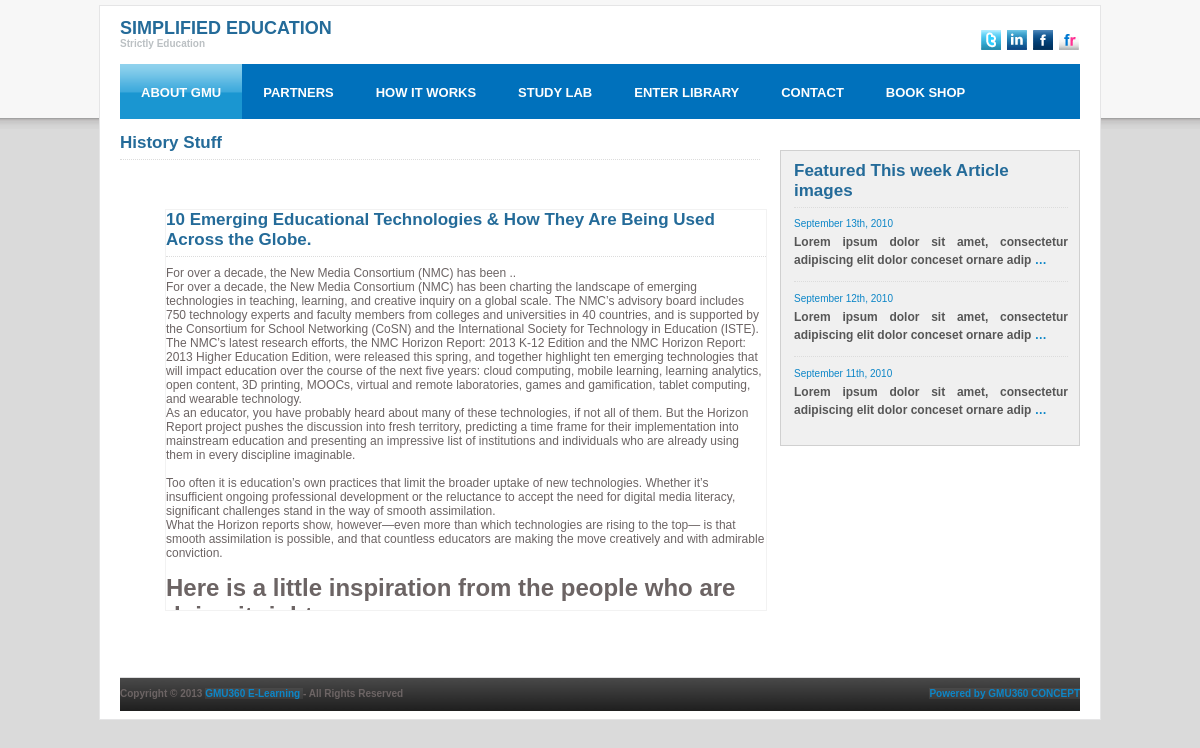
Screenshot of /view_tech_all.php?tid=3 with the database file from the repository.
### tables this page shows
CREATE TABLE `tech_stuff` (
  `id` int(11) NOT NULL auto_increment,
  `description` varchar(200) NOT NULL,
  `subject` varchar(100) NOT NULL,
  `content` text NOT NULL,
  `logo` varchar(100) NOT NULL,
  `visibility` int(11) NOT NULL,
  `entry_date` date NOT NULL,
  PRIMARY KEY  (`id`)
);

### view_tech_all.php (the view, shortened to what this page needs)
<!DOCTYPE html PUBLIC "-//W3C//DTD XHTML 1.0 Transitional//EN" "http://www.w3.org/TR/xhtml1/DTD/xhtml1-transitional.dtd">
<html xmlns="http://www.w3.org/1999/xhtml">
<head>
<link rel="stylesheet" href="css/style.css" type="text/css" media="all" />
</head>
<body>
<div id="shell">
  <div id="header">
    <h1 id="logo"><a href="#">SIMPLIFIED EDUCATION<span>Strictly Education</span></a></h1>
    <div class="socials"> <a href="#" class="link link-twitter">Twitter</a> <a href="#" class="link link-linkedin">LinkedIn</a> <a href="#" class="link link-facebook">Facebook</a> <a href="#" class="link link-flickr">flickr</a> </div>
  </div>
  <div id="navigation">
    <ul>
      <li><a href="index.php" class="active">ABOUT GMU</a></li>
      <li><a href="partners.php">PARTNERS</a></li>
      <li><a href="howitworks.php">HOW IT WORKS</a></li>
       <li><a href="study_lab.php">STUDY LAB</a></li>
      <li><a href="library/library_menu1.php">ENTER LIBRARY</a></li>
      <li><a href="contact.php">CONTACT</a></li>
            <li><a href="bookshop.php">BOOK SHOP</a></li>
    </ul>
  </div>
  <div id="main">
    <div class="box2">
    <?php
	$getaticle=mysql_query("SELECT * FROM `tech_stuff` WHERE `id`='{$_GET['tid']}' LIMIT 1");
	 while($row=mysql_fetch_array($getaticle)){
$description=$row['description'];
$subject=$row['subject'];
$content=$row['content'];
}
?>
      <h2>History Stuff</h2>
  <div id="container">
    <div id="scrollbox" >
		<div id="content" >
        <p>
        <strong><?php echo "<h2>$subject</h2>"; ?> </strong> <?php echo "$description"; ?><br/>
       <?php echo "$content"; ?></p>
      </div>
    </div>
    <center></div>
</div>
   <br/><br/>
    <div class="box box-bordered last-box">
      <h2> Featured This week Article images</h2>
      <div class="entry">
        <div class="news">
          <ul>
            <li>
              <h4><a href="#">September 13th, 2010</a></h4>
              <p>Lorem ipsum dolor sit amet, consectetur adipiscing elit dolor conceset ornare adip <a href="#">&hellip;</a></p>
            </li>
            <li>
              <h4><a href="#">September 12th, 2010</a></h4>
              <p>Lorem ipsum dolor sit amet, consectetur adipiscing elit dolor conceset ornare adip <a href="#">&hellip;</a></p>
            </li>
            <li class="last">
              <h4><a href="#">September 11th, 2010</a></h4>
              <p>Lorem ipsum dolor sit amet, consectetur adipiscing elit dolor conceset ornare adip <a href="#">&hellip;</a></p>
            </li>
          </ul>
        </div>
      </div>
    </div>
  </div>
  <div class="footer">
    <p class="lf">Copyright &copy; 2013 <a href="#">GMU360 E-Learning </a> - All Rights Reserved</p>
    <p class="rf"><a href="http://gmu360.com" target="_blank"></a> <a href="http://www.gmu360.com/" target="_blank">Powered by GMU360 CONCEPT</a></p>
  </div>
</div>
</html>

### css/style.css (style rules this page uses)
* { padding:0; margin:0; outline:0; }
body { font-size:12px; font-family:Arial, "Trebuchet MS", sans-serif; color:#6c6464; background:#dadada url(images/body.gif) left top repeat-x; padding:5px 0 13px 0; }
a { color:#0d86c7; text-decoration:none; }
h2 { font-size:17px; color:#246b99; padding-bottom:6px; border-bottom:1px dotted #dcdcdc; margin-bottom:9px; position:relative; }
h4 { padding-bottom:3px; font-size:10px; line-height:12px; }
h4 a { text-decoration:none; }
#shell { width:960px; padding:0 20px; margin:0 auto; background:#fff; border:1px solid #e5e5e6; }
#header { height:58px; position:relative; }
#logo { padding-top:12px; }
#logo a { font-size:18px; color:#246b99; line-height:20px; text-decoration:none; }
#logo a span { font-size:10px; line-height:12px; display:block; color:#bbc0c3; }
.socials { position:absolute; top:24px; right:1px; width:104px; }
.socials .link { float:left; width:20px; height:20px; margin-left:6px; background:url(images/socials.gif); font-size:0; line-height:0; text-indent:-4000px; }
.socials .link-twitter { background-position:0 top; }
.socials .link-linkedin { background-position:-20px top; }
.socials .link-facebook { background-position:-40px top; }
.socials .link-flickr { background-position:-60px top; }
#navigation { height:55px; background-color:#0071bc; margin-bottom:1px; position:relative; }
#navigation ul { list-style:none; }
#navigation ul li { float:left; display:inline; border-right:0px solid #fff; height:55px; line-height:53px; }
#navigation ul li a { float:left; color:#fefefe; font-size:13px; font-weight:bold; padding:2px 21px 0 21px; text-decoration:none; }
#navigation ul li a.active, #navigation ul li a:hover { text-decoration:none; background:url(images/navigation-active.gif); }
#main { padding:2px 0 10px 0; }
#main p { line-height:19px; }
.box { width:310px; float:left; margin-right:20px; padding:11px 0 16px 0; height:auto; }
.box2 { width:640px; float:left; margin-right:20px; padding:11px 0 16px 0; }
.last-box { margin-right:0; width:274px; padding-left:13px; padding-right:11px; }
.box-bordered { background:#f0f0f0; border:1px solid #d0d0d0; padding-top:10px; padding-bottom:15px; text-decoration:none; }
#main .entry { height:auto; text-align:justify; text-decoration:none; }
#main .news { padding-top:1px; }
#main .news ul { list-style:none; }
#main .news ul li { display:block; border-bottom:1px dotted #dcdcdc; padding-bottom:12px; margin-bottom:11px; }
#main .news ul li.last { border-bottom:0; padding-bottom:0; }
#main .news ul li h4 { font-weight:normal; }
#main .news ul li p { color:#565656; line-height:18px; }
.footer { background:url(../forum/top_bar_03.png) repeat-x; padding:10px 0 20px 0; height:100%; border-top:1px solid #ddddde; }
.footer, .footer a { background:url(../forum/top_bar_03.png) repeat-x; font-size:10px; text-decoration:none; }
.footer p { margin:0; padding:0; line-height:normal; }
.footer .lf { float:left; }
.footer .rf { float:right; }

### view_tech_all.php (style rules this page uses)
#container { width:550px; margin:0px auto; padding:40px 0; }
#scrollbox { width:600px; height:400px; overflow:auto; overflow-x:hidden; border:1px solid #f2f2f2; }

### rows the page displays
tech_stuff: subject "10 Emerging Educational Technologies & How They Are Being Used Across the Globe.", description "For over a decade, the New Media Consortium (NMC) has been ..", content "For over a decade, the New Media Consortium (NMC) has been charting the landscape of emerging technologies in teaching, learning, and creative inquiry on a global scale. The NMC’s advisory board includes 750 technology experts and faculty members from colleges and universities in 40 countries, and is supported by the Consortium for School Networking (CoSN) and the International Society for Technology in Education (ISTE). The NMC’s latest research efforts, the NMC Horizon Report: 2013 K-12 Edition and the NMC Horizon Report: 2013 Higher Education Edition, were released this spring, and together highlight ten emerging technologies that will impact education over the course of the next five…"
